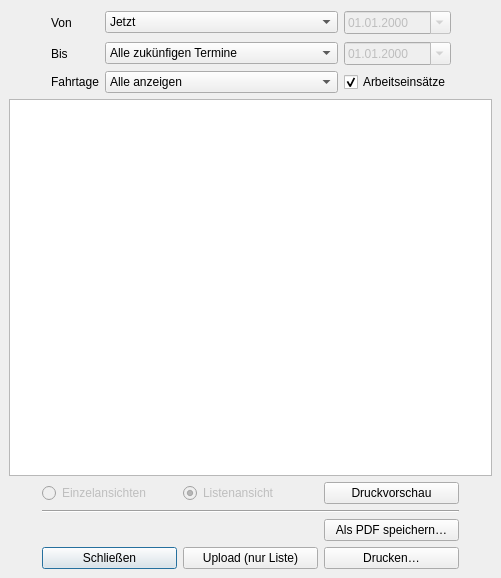
<?xml version="1.0" encoding="UTF-8"?>
<ui version="4.0">
 <class>ExportDialog</class>
 <widget class="QDialog" name="ExportDialog">
  <property name="windowModality">
   <enum>Qt::WindowModality::WindowModal</enum>
  </property>
  <property name="geometry">
   <rect>
    <x>0</x>
    <y>0</y>
    <width>501</width>
    <height>578</height>
   </rect>
  </property>
  <property name="windowTitle">
   <string>Dialog</string>
  </property>
  <layout class="QGridLayout" name="gridLayout_2" rowstretch="0,0,0,1,0" columnstretch="1,0,0,0,1">
   <property name="leftMargin">
    <number>9</number>
   </property>
   <property name="topMargin">
    <number>9</number>
   </property>
   <property name="rightMargin">
    <number>9</number>
   </property>
   <property name="bottomMargin">
    <number>9</number>
   </property>
   <property name="spacing">
    <number>6</number>
   </property>
   <item row="2" column="3">
    <widget class="QCheckBox" name="checkActivity">
     <property name="text">
      <string>Arbeitseinsätze</string>
     </property>
     <property name="checked">
      <bool>true</bool>
     </property>
    </widget>
   </item>
   <item row="1" column="1">
    <widget class="QLabel" name="label_2">
     <property name="text">
      <string>Bis</string>
     </property>
     <property name="buddy">
      <cstring>comboBis</cstring>
     </property>
    </widget>
   </item>
   <item row="2" column="2">
    <widget class="QComboBox" name="comboFahrtag">
     <property name="currentIndex">
      <number>8</number>
     </property>
     <item>
      <property name="text">
       <string>Museumszug</string>
      </property>
     </item>
     <item>
      <property name="text">
       <string>Sonderzug</string>
      </property>
     </item>
     <item>
      <property name="text">
       <string>Gesellschaftssonderzug</string>
      </property>
     </item>
     <item>
      <property name="text">
       <string>Nikolausfahrt</string>
      </property>
     </item>
     <item>
      <property name="text">
       <string>Museumszug mit ELF Schnupperkurs</string>
      </property>
     </item>
     <item>
      <property name="text">
       <string>ELF Schnupperkurs</string>
      </property>
     </item>
     <item>
      <property name="text">
       <string>Bahnhofsfest</string>
      </property>
     </item>
     <item>
      <property name="text">
       <string>Sonstiges</string>
      </property>
     </item>
     <item>
      <property name="text">
       <string>Alle anzeigen</string>
      </property>
     </item>
     <item>
      <property name="text">
       <string>Nichts anzeigen</string>
      </property>
     </item>
    </widget>
   </item>
   <item row="0" column="4">
    <spacer name="horizontalSpacer_2">
     <property name="orientation">
      <enum>Qt::Orientation::Horizontal</enum>
     </property>
     <property name="sizeHint" stdset="0">
      <size>
       <width>123</width>
       <height>27</height>
      </size>
     </property>
    </spacer>
   </item>
   <item row="0" column="3">
    <widget class="QDateEdit" name="dateVon">
     <property name="enabled">
      <bool>false</bool>
     </property>
     <property name="maximumDate">
      <date>
       <year>2099</year>
       <month>12</month>
       <day>31</day>
      </date>
     </property>
     <property name="minimumDate">
      <date>
       <year>2000</year>
       <month>1</month>
       <day>1</day>
      </date>
     </property>
     <property name="displayFormat">
      <string>dd.MM.yyyy</string>
     </property>
     <property name="calendarPopup">
      <bool>true</bool>
     </property>
    </widget>
   </item>
   <item row="1" column="0">
    <spacer name="horizontalSpacer_3">
     <property name="orientation">
      <enum>Qt::Orientation::Horizontal</enum>
     </property>
     <property name="sizeHint" stdset="0">
      <size>
       <width>40</width>
       <height>20</height>
      </size>
     </property>
    </spacer>
   </item>
   <item row="1" column="3">
    <widget class="QDateEdit" name="dateBis">
     <property name="enabled">
      <bool>false</bool>
     </property>
     <property name="maximumDate">
      <date>
       <year>2099</year>
       <month>12</month>
       <day>31</day>
      </date>
     </property>
     <property name="minimumDate">
      <date>
       <year>2000</year>
       <month>1</month>
       <day>1</day>
      </date>
     </property>
     <property name="displayFormat">
      <string>dd.MM.yyyy</string>
     </property>
     <property name="calendarPopup">
      <bool>true</bool>
     </property>
    </widget>
   </item>
   <item row="1" column="2">
    <widget class="QComboBox" name="comboBis">
     <property name="currentIndex">
      <number>3</number>
     </property>
     <item>
      <property name="text">
       <string>Datum</string>
      </property>
     </item>
     <item>
      <property name="text">
       <string>Heute</string>
      </property>
     </item>
     <item>
      <property name="text">
       <string>Ende des Jahres</string>
      </property>
     </item>
     <item>
      <property name="text">
       <string>Alle zukünfigen Termine</string>
      </property>
     </item>
    </widget>
   </item>
   <item row="2" column="1">
    <widget class="QLabel" name="label_3">
     <property name="text">
      <string>Fahrtage</string>
     </property>
     <property name="buddy">
      <cstring>comboFahrtag</cstring>
     </property>
    </widget>
   </item>
   <item row="0" column="2">
    <widget class="QComboBox" name="comboVon">
     <property name="currentIndex">
      <number>1</number>
     </property>
     <item>
      <property name="text">
       <string>Datum</string>
      </property>
     </item>
     <item>
      <property name="text">
       <string>Jetzt</string>
      </property>
     </item>
     <item>
      <property name="text">
       <string>Anfang des Jahres</string>
      </property>
     </item>
     <item>
      <property name="text">
       <string>Alle vergangenen Termine</string>
      </property>
     </item>
    </widget>
   </item>
   <item row="0" column="1">
    <widget class="QLabel" name="label">
     <property name="text">
      <string>Von</string>
     </property>
     <property name="buddy">
      <cstring>comboVon</cstring>
     </property>
    </widget>
   </item>
   <item row="3" column="0" colspan="5">
    <widget class="QListWidget" name="listAnzeige">
     <property name="selectionMode">
      <enum>QAbstractItemView::SelectionMode::MultiSelection</enum>
     </property>
    </widget>
   </item>
   <item row="4" column="0" colspan="5">
    <layout class="QGridLayout" name="gridLayout" columnstretch="1,0,0,0,0,1" columnminimumwidth="0,135,135,135,0,0">
     <item row="3" column="1">
      <widget class="QPushButton" name="pushAbbruch">
       <property name="text">
        <string>Schließen</string>
       </property>
      </widget>
     </item>
     <item row="0" column="2">
      <widget class="QRadioButton" name="checkListe">
       <property name="enabled">
        <bool>false</bool>
       </property>
       <property name="text">
        <string>Listenansicht</string>
       </property>
       <property name="checked">
        <bool>true</bool>
       </property>
       <attribute name="buttonGroup">
        <string notr="true">buttonGroupExportArt</string>
       </attribute>
      </widget>
     </item>
     <item row="3" column="2">
      <widget class="QPushButton" name="pushExportUpload">
       <property name="text">
        <string>Upload (nur Liste)</string>
       </property>
      </widget>
     </item>
     <item row="0" column="1">
      <widget class="QRadioButton" name="checkEinzel">
       <property name="enabled">
        <bool>false</bool>
       </property>
       <property name="text">
        <string>Einzelansichten</string>
       </property>
       <attribute name="buttonGroup">
        <string notr="true">buttonGroupExportArt</string>
       </attribute>
      </widget>
     </item>
     <item row="3" column="3" colspan="2">
      <widget class="QPushButton" name="pushExportPrint">
       <property name="text">
        <string>Drucken…</string>
       </property>
      </widget>
     </item>
     <item row="0" column="3" colspan="2">
      <widget class="QPushButton" name="pushPreview">
       <property name="text">
        <string>Druckvorschau</string>
       </property>
      </widget>
     </item>
     <item row="2" column="3" colspan="2">
      <widget class="QPushButton" name="pushExportPDF">
       <property name="text">
        <string>Als PDF speichern…</string>
       </property>
      </widget>
     </item>
     <item row="1" column="1" colspan="4">
      <widget class="Line" name="line_2">
       <property name="orientation">
        <enum>Qt::Orientation::Horizontal</enum>
       </property>
      </widget>
     </item>
     <item row="0" column="0">
      <spacer name="horizontalSpacer_4">
       <property name="orientation">
        <enum>Qt::Orientation::Horizontal</enum>
       </property>
       <property name="sizeHint" stdset="0">
        <size>
         <width>40</width>
         <height>20</height>
        </size>
       </property>
      </spacer>
     </item>
     <item row="0" column="5">
      <spacer name="horizontalSpacer">
       <property name="orientation">
        <enum>Qt::Orientation::Horizontal</enum>
       </property>
       <property name="sizeHint" stdset="0">
        <size>
         <width>40</width>
         <height>20</height>
        </size>
       </property>
      </spacer>
     </item>
    </layout>
   </item>
  </layout>
 </widget>
 <tabstops>
  <tabstop>comboVon</tabstop>
  <tabstop>dateVon</tabstop>
  <tabstop>comboBis</tabstop>
  <tabstop>dateBis</tabstop>
  <tabstop>comboFahrtag</tabstop>
  <tabstop>checkActivity</tabstop>
  <tabstop>listAnzeige</tabstop>
  <tabstop>checkEinzel</tabstop>
  <tabstop>checkListe</tabstop>
  <tabstop>pushPreview</tabstop>
  <tabstop>pushExportPDF</tabstop>
  <tabstop>pushAbbruch</tabstop>
  <tabstop>pushExportUpload</tabstop>
  <tabstop>pushExportPrint</tabstop>
 </tabstops>
 <resources/>
 <connections>
  <connection>
   <sender>pushAbbruch</sender>
   <signal>clicked()</signal>
   <receiver>ExportDialog</receiver>
   <slot>reject()</slot>
   <hints>
    <hint type="sourcelabel">
     <x>103</x>
     <y>568</y>
    </hint>
    <hint type="destinationlabel">
     <x>282</x>
     <y>288</y>
    </hint>
   </hints>
  </connection>
 </connections>
 <buttongroups>
  <buttongroup name="buttonGroupExportArt"/>
 </buttongroups>
</ui>
